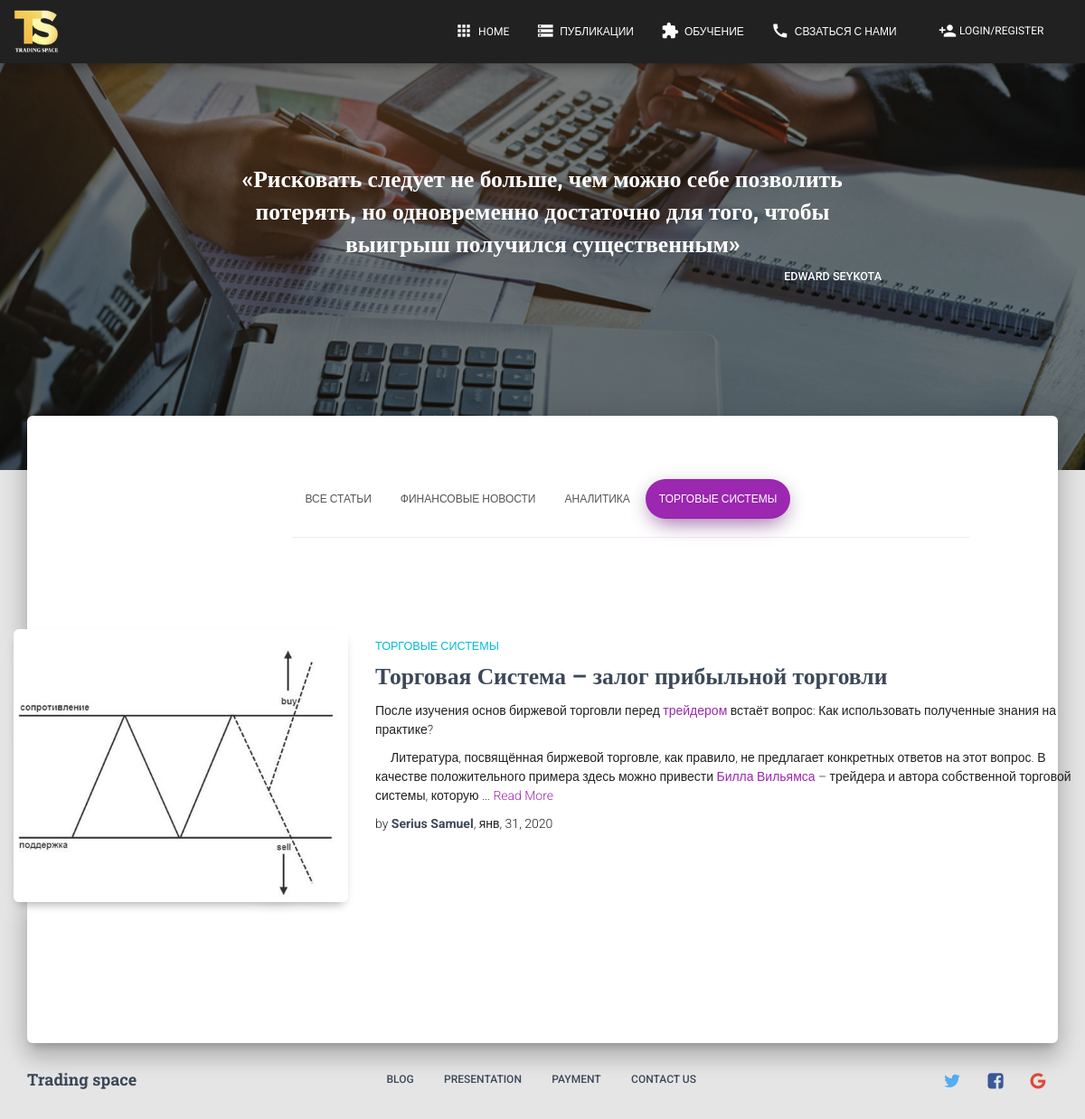
Page /blog/trading-systems on the committed database.
### blog/models.py (models this page shows, shortened)
class Category(models.Model):
    name = models.CharField(max_length=150, verbose_name='Имя категории')
    slug = models.SlugField(unique=True, verbose_name='Ссылка категории')
    def get_absolute_url(self):
        return reverse('category_detail', kwargs={'slug': self.slug})
    class Meta:
        verbose_name = 'Категория'
        verbose_name_plural = 'Категории'

class Post(models.Model):
    title = models.CharField(max_length=150, verbose_name='Заголовок статьи')
    slug = models.SlugField(unique=True, blank=True, verbose_name='Ссылка')
    category = models.ForeignKey(Category, on_delete=models.CASCADE, verbose_name='Категория')
    author = models.ForeignKey(User, on_delete=models.CASCADE, verbose_name='Автор поста')
    image_post = models.ImageField(default='post_img/default_post.jpg', upload_to='post_img',
                                   verbose_name='Изображение поста')
    content = RichTextUploadingField(max_length=None, verbose_name='Текст статьи')
    pub_date = models.DateTimeField(auto_now_add=True, verbose_name='Дата публикации')
    likes = models.PositiveIntegerField(default=0, verbose_name='Нравится')
    dislikes = models.PositiveIntegerField(default=0, verbose_name='Не нравится')
    comments = GenericRelation('Comment')
    def get_absolute_url(self):
        return reverse('post_detail', kwargs={'category': self.category.slug, 'slug': self.slug})
    class Meta:
        verbose_name = 'Статья'
        verbose_name_plural = 'Статьи'

### blog/views.py (the view)
# urls.py: path('<slug:slug>', CategoryDetailView.as_view(), name='category_detail')
class CategoryDetailView(DetailView):
    model = Category
    slug_field = 'slug'
    def get_context_data(self, *args, object_list=None, **kwargs):
        context = super().get_context_data(**kwargs)
        context['categories'] = self.model.objects.all()
        context['posts'] = self.get_object().post_set.all()
        return context

### context_processors/profile_menu.py (called while the page is built)
def menu(request):
    diarycat = DiaryCategory.objects.all()
    return {'categories': diarycat}

### templates/blog/category_detail.html (shortened to what this page needs)
{% extends 'base.html' %}
{% load static %}
{% block header %}
    <div class="page-header header-filter header-small" data-parallax="true"
         style="background-image: url('{% static 'assets/img/bg_blog.jpg' %}');">
        <div class="container">
            <div class="row">
                <div class="col-md-8 col-md-offset-2 text-center">
                    <h3 class="title">«Рисковать следует не больше, чем можно себе позволить потерять, но одновременно
                        достаточно для того, чтобы выигрыш получился существенным»
                    </h3>
                    <h6 class="text-right">Edward Seykota
                    </h6>
                </div>
            </div>
        </div>
    </div>
{% endblock %}
{% block content %}
    <div class="section">
        <div class="row">
            <div class="col-md-8 col-md-offset-3 text-center">
                <ul class="nav nav-pills nav-pills-primary">
                    <li><a href="{% url 'post_list' %}">Все статьи</a></li>
                    {% for category in categories %}
                        <li><a href="{{ category.get_absolute_url }}">{{ category.name }}</a></li>
                    {% endfor %}
                </ul>
                <hr>
            </div>
        </div>
        <div class="row">
            <div class="blogs-3">
                <div class="container">
                    <div class="row">
                        {% for post in posts %}
                            <div class="card card-plain card-blog">
                                <div class="row">
                                    <div class="col-md-4">
                                        <div class="card-image">
                                            <img class="img img-raised" src="{{ post.image_post.url }}"/>
                                        </div>
                                    </div>
                                    <div class="col-md-8">
                                        <h6 class="category text-info">{{ post.category.name }}</h6>
                                        <h3 class="card-title">
                                            <a href="{{ post.get_absolute_url }}">{{ post.title }}</a>
                                        </h3>
                                        <p class="card-description">
                                            {{ post.content|safe|truncatewords:50 }}
                                            <a
                                                    href="{{ post.get_absolute_url }}"> Read More </a>
                                        </p>
                                        <p class="author">
                                            by <a
                                                href=""><b>{{ post.author.get_full_name }}</b></a>, {{ post.pub_date|date:'b, d, Y' }}
                                    </div>
                                </div>
                            </div>
                        {% endfor %}
                    </div>
                </div>
            </div>
        </div>
    </div>
{% endblock %}

### rows in the picture
Category: name "ФИНАНСОВЫЕ НОВОСТИ"
Category: name "АНАЛИТИКА"
Category: name "ТОРГОВЫЕ СИСТЕМЫ"
Post: image_post (picture), category.name "ТОРГОВЫЕ СИСТЕМЫ", title "Торговая Система – залог прибыльной торговли", content "После изучения основ биржевой торговли перед трейдером встаёт вопрос: Как использовать полученные знания на практике? Литература, посвящённая биржевой торговле, как правило, не предлагает конкретных ответов на этот вопрос. В качестве положительного примера здесь можно привести Билла Вильямса – трейдера и автора собственной торговой системы, которую …", author.get_full_name "Serius Samuel", pub_date "янв, 31, 2020"
